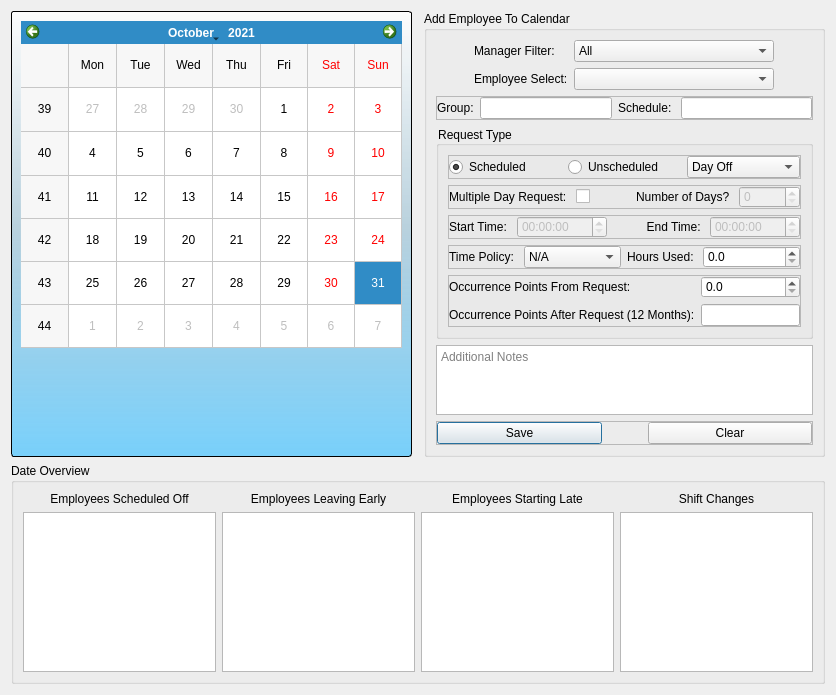
<?xml version="1.0" encoding="UTF-8"?>
<ui version="4.0">
 <class>TimeOffCalendar</class>
 <widget class="QDialog" name="TimeOffCalendar">
  <property name="geometry">
   <rect>
    <x>0</x>
    <y>0</y>
    <width>836</width>
    <height>695</height>
   </rect>
  </property>
  <property name="windowTitle">
   <string>Employee Time Off Calendar</string>
  </property>
  <property name="windowIcon">
   <iconset>
    <normaloff>J:/COLLECTOR RESOURCES/KPI Tracker/cmredb/Meduit_logo.ico</normaloff>J:/COLLECTOR RESOURCES/KPI Tracker/cmredb/Meduit_logo.ico</iconset>
  </property>
  <layout class="QGridLayout" name="gridLayout_2">
   <item row="2" column="0" colspan="3">
    <widget class="QGroupBox" name="groupBox">
     <property name="title">
      <string>Date Overview</string>
     </property>
     <layout class="QGridLayout" name="gridLayout_3">
      <item row="0" column="2">
       <widget class="QLabel" name="label_9">
        <property name="text">
         <string>Employees Leaving Early</string>
        </property>
        <property name="alignment">
         <set>Qt::AlignCenter</set>
        </property>
       </widget>
      </item>
      <item row="1" column="3">
       <widget class="QTableView" name="empStartLateView"/>
      </item>
      <item row="1" column="2">
       <widget class="QTableView" name="empLeaveEarView"/>
      </item>
      <item row="0" column="1">
       <widget class="QLabel" name="label_8">
        <property name="text">
         <string>Employees Scheduled Off</string>
        </property>
        <property name="alignment">
         <set>Qt::AlignCenter</set>
        </property>
       </widget>
      </item>
      <item row="0" column="3">
       <widget class="QLabel" name="label_10">
        <property name="text">
         <string>Employees Starting Late</string>
        </property>
        <property name="alignment">
         <set>Qt::AlignCenter</set>
        </property>
       </widget>
      </item>
      <item row="1" column="4">
       <widget class="QTableView" name="empSftChngView"/>
      </item>
      <item row="0" column="4">
       <widget class="QLabel" name="label_11">
        <property name="text">
         <string>Shift Changes</string>
        </property>
        <property name="alignment">
         <set>Qt::AlignCenter</set>
        </property>
       </widget>
      </item>
      <item row="1" column="1">
       <widget class="QTableView" name="empSchOffView"/>
      </item>
     </layout>
    </widget>
   </item>
   <item row="1" column="0">
    <widget class="QGroupBox" name="groupBox_3">
     <property name="styleSheet">
      <string notr="true">QGroupBox{
	background-color: qlineargradient(spread:pad, x1:0.5, y1:0, x2:0.5, y2:1, stop:0 rgba(255, 255, 255, 209), stop:0.485876 rgba(181, 207, 220, 239), stop:1 rgba(85, 199, 255, 196));
	border: 1px solid black;
	border-radius: 3px;
	margin-top: 1ex;
	padding-top: 0;
	font: 11pt &quot;Corbel&quot;;
	font-weight: bold;
}
QGroupBox::title{
	background-color: rgb(195, 195, 195);
	border: 1px solid black;
	border-radius: 3px;
	padding: 2 10px;
	subcontrol-origin: margin;
	subcontrol-position: top;
	font: 11pt &quot;Corbel&quot;;
	font-weight: bold;
}</string>
     </property>
     <layout class="QGridLayout" name="gridLayout_6">
      <item row="2" column="2">
       <spacer name="horizontalSpacer_5">
        <property name="orientation">
         <enum>Qt::Horizontal</enum>
        </property>
        <property name="sizeHint" stdset="0">
         <size>
          <width>40</width>
          <height>20</height>
         </size>
        </property>
       </spacer>
      </item>
      <item row="2" column="1">
       <widget class="QLabel" name="label_25">
        <property name="minimumSize">
         <size>
          <width>200</width>
          <height>93</height>
         </size>
        </property>
        <property name="maximumSize">
         <size>
          <width>200</width>
          <height>93</height>
         </size>
        </property>
        <property name="styleSheet">
         <string notr="true">image: url(:/logos/Images/Meduit Email.png);</string>
        </property>
        <property name="text">
         <string/>
        </property>
       </widget>
      </item>
      <item row="2" column="0">
       <spacer name="horizontalSpacer_4">
        <property name="orientation">
         <enum>Qt::Horizontal</enum>
        </property>
        <property name="sizeHint" stdset="0">
         <size>
          <width>40</width>
          <height>20</height>
         </size>
        </property>
       </spacer>
      </item>
      <item row="1" column="0" colspan="4">
       <widget class="QCalendarWidget" name="timeOffCalendar">
        <property name="selectedDate">
         <date>
          <year>2021</year>
          <month>10</month>
          <day>31</day>
         </date>
        </property>
        <property name="gridVisible">
         <bool>true</bool>
        </property>
       </widget>
      </item>
     </layout>
    </widget>
   </item>
   <item row="1" column="2">
    <widget class="QGroupBox" name="groupBox_2">
     <property name="title">
      <string>Add Employee To Calendar</string>
     </property>
     <layout class="QGridLayout" name="gridLayout">
      <item row="5" column="0" colspan="4">
       <widget class="QGroupBox" name="groupBox_4">
        <property name="styleSheet">
         <string notr="true">QGroupBox{
	background-color: rgba(255, 255, 255, 0);
}</string>
        </property>
        <property name="title">
         <string>Request Type</string>
        </property>
        <layout class="QGridLayout" name="gridLayout_4">
         <item row="2" column="1">
          <widget class="QFrame" name="frame_2">
           <property name="frameShape">
            <enum>QFrame::StyledPanel</enum>
           </property>
           <property name="frameShadow">
            <enum>QFrame::Raised</enum>
           </property>
           <layout class="QHBoxLayout" name="horizontalLayout_2">
            <property name="leftMargin">
             <number>0</number>
            </property>
            <property name="topMargin">
             <number>0</number>
            </property>
            <property name="rightMargin">
             <number>0</number>
            </property>
            <property name="bottomMargin">
             <number>0</number>
            </property>
            <item>
             <widget class="QLabel" name="label">
              <property name="sizePolicy">
               <sizepolicy hsizetype="Maximum" vsizetype="Preferred">
                <horstretch>0</horstretch>
                <verstretch>0</verstretch>
               </sizepolicy>
              </property>
              <property name="layoutDirection">
               <enum>Qt::LeftToRight</enum>
              </property>
              <property name="text">
               <string>Start Time: </string>
              </property>
             </widget>
            </item>
            <item>
             <widget class="QTimeEdit" name="empStartTime">
              <property name="enabled">
               <bool>false</bool>
              </property>
             </widget>
            </item>
            <item>
             <widget class="QLabel" name="label_2">
              <property name="text">
               <string>End Time: </string>
              </property>
              <property name="alignment">
               <set>Qt::AlignRight|Qt::AlignTrailing|Qt::AlignVCenter</set>
              </property>
             </widget>
            </item>
            <item>
             <widget class="QTimeEdit" name="empEndTime">
              <property name="enabled">
               <bool>false</bool>
              </property>
             </widget>
            </item>
           </layout>
          </widget>
         </item>
         <item row="4" column="1">
          <widget class="QFrame" name="frame_7">
           <property name="frameShape">
            <enum>QFrame::StyledPanel</enum>
           </property>
           <property name="frameShadow">
            <enum>QFrame::Raised</enum>
           </property>
           <layout class="QGridLayout" name="gridLayout_5">
            <property name="leftMargin">
             <number>0</number>
            </property>
            <property name="topMargin">
             <number>0</number>
            </property>
            <property name="rightMargin">
             <number>0</number>
            </property>
            <property name="bottomMargin">
             <number>0</number>
            </property>
            <item row="0" column="0">
             <widget class="QLabel" name="label_12">
              <property name="text">
               <string>Occurrence Points From Request: </string>
              </property>
              <property name="wordWrap">
               <bool>false</bool>
              </property>
             </widget>
            </item>
            <item row="0" column="1">
             <widget class="QDoubleSpinBox" name="occIncurred">
              <property name="decimals">
               <number>1</number>
              </property>
              <property name="singleStep">
               <double>0.500000000000000</double>
              </property>
             </widget>
            </item>
            <item row="1" column="1">
             <widget class="QLineEdit" name="totalOcc"/>
            </item>
            <item row="1" column="0">
             <widget class="QLabel" name="label_14">
              <property name="text">
               <string>Occurrence Points After Request (12 Months):</string>
              </property>
              <property name="wordWrap">
               <bool>false</bool>
              </property>
             </widget>
            </item>
           </layout>
          </widget>
         </item>
         <item row="0" column="1">
          <widget class="QFrame" name="frame">
           <property name="frameShape">
            <enum>QFrame::StyledPanel</enum>
           </property>
           <property name="frameShadow">
            <enum>QFrame::Raised</enum>
           </property>
           <layout class="QHBoxLayout" name="horizontalLayout_3">
            <property name="leftMargin">
             <number>0</number>
            </property>
            <property name="topMargin">
             <number>0</number>
            </property>
            <property name="rightMargin">
             <number>0</number>
            </property>
            <property name="bottomMargin">
             <number>0</number>
            </property>
            <item>
             <widget class="QRadioButton" name="schReq">
              <property name="layoutDirection">
               <enum>Qt::LeftToRight</enum>
              </property>
              <property name="text">
               <string>Scheduled</string>
              </property>
              <property name="checked">
               <bool>true</bool>
              </property>
             </widget>
            </item>
            <item>
             <widget class="QRadioButton" name="unSchReq">
              <property name="text">
               <string>Unscheduled</string>
              </property>
             </widget>
            </item>
            <item>
             <widget class="QComboBox" name="requestType">
              <item>
               <property name="text">
                <string>Day Off</string>
               </property>
              </item>
              <item>
               <property name="text">
                <string>Start Late</string>
               </property>
              </item>
              <item>
               <property name="text">
                <string>Leave Early</string>
               </property>
              </item>
              <item>
               <property name="text">
                <string>Shift Change</string>
               </property>
              </item>
             </widget>
            </item>
           </layout>
          </widget>
         </item>
         <item row="1" column="1">
          <widget class="QFrame" name="frame_3">
           <property name="frameShape">
            <enum>QFrame::StyledPanel</enum>
           </property>
           <property name="frameShadow">
            <enum>QFrame::Raised</enum>
           </property>
           <layout class="QHBoxLayout" name="horizontalLayout">
            <property name="leftMargin">
             <number>0</number>
            </property>
            <property name="topMargin">
             <number>0</number>
            </property>
            <property name="rightMargin">
             <number>0</number>
            </property>
            <property name="bottomMargin">
             <number>0</number>
            </property>
            <item>
             <widget class="QLabel" name="label_13">
              <property name="text">
               <string>Multiple Day Request: </string>
              </property>
             </widget>
            </item>
            <item>
             <widget class="QCheckBox" name="multipleDays">
              <property name="sizePolicy">
               <sizepolicy hsizetype="Maximum" vsizetype="Fixed">
                <horstretch>0</horstretch>
                <verstretch>0</verstretch>
               </sizepolicy>
              </property>
              <property name="layoutDirection">
               <enum>Qt::LeftToRight</enum>
              </property>
              <property name="text">
               <string/>
              </property>
             </widget>
            </item>
            <item>
             <spacer name="horizontalSpacer_3">
              <property name="orientation">
               <enum>Qt::Horizontal</enum>
              </property>
              <property name="sizeType">
               <enum>QSizePolicy::Fixed</enum>
              </property>
              <property name="sizeHint" stdset="0">
               <size>
                <width>40</width>
                <height>20</height>
               </size>
              </property>
             </spacer>
            </item>
            <item>
             <widget class="QLabel" name="label_4">
              <property name="text">
               <string>Number of Days? </string>
              </property>
             </widget>
            </item>
            <item>
             <widget class="QSpinBox" name="daysReq">
              <property name="enabled">
               <bool>false</bool>
              </property>
             </widget>
            </item>
           </layout>
          </widget>
         </item>
         <item row="3" column="1">
          <widget class="QFrame" name="frame_4">
           <property name="frameShape">
            <enum>QFrame::StyledPanel</enum>
           </property>
           <property name="frameShadow">
            <enum>QFrame::Raised</enum>
           </property>
           <layout class="QHBoxLayout" name="horizontalLayout_4">
            <property name="leftMargin">
             <number>0</number>
            </property>
            <property name="topMargin">
             <number>0</number>
            </property>
            <property name="rightMargin">
             <number>0</number>
            </property>
            <property name="bottomMargin">
             <number>0</number>
            </property>
            <item>
             <widget class="QLabel" name="label_5">
              <property name="sizePolicy">
               <sizepolicy hsizetype="Maximum" vsizetype="Preferred">
                <horstretch>0</horstretch>
                <verstretch>0</verstretch>
               </sizepolicy>
              </property>
              <property name="text">
               <string>Time Policy: </string>
              </property>
             </widget>
            </item>
            <item>
             <widget class="QComboBox" name="timePolicy">
              <item>
               <property name="text">
                <string>N/A</string>
               </property>
              </item>
              <item>
               <property name="text">
                <string>Vacation</string>
               </property>
              </item>
              <item>
               <property name="text">
                <string>Sick</string>
               </property>
              </item>
              <item>
               <property name="text">
                <string>FMLA</string>
               </property>
              </item>
             </widget>
            </item>
            <item>
             <widget class="QLabel" name="label_6">
              <property name="sizePolicy">
               <sizepolicy hsizetype="Maximum" vsizetype="Preferred">
                <horstretch>0</horstretch>
                <verstretch>0</verstretch>
               </sizepolicy>
              </property>
              <property name="text">
               <string>Hours Used: </string>
              </property>
             </widget>
            </item>
            <item>
             <widget class="QDoubleSpinBox" name="policyHours">
              <property name="decimals">
               <number>1</number>
              </property>
              <property name="singleStep">
               <double>0.500000000000000</double>
              </property>
             </widget>
            </item>
           </layout>
          </widget>
         </item>
        </layout>
       </widget>
      </item>
      <item row="0" column="1">
       <widget class="QLabel" name="label_21">
        <property name="sizePolicy">
         <sizepolicy hsizetype="Maximum" vsizetype="Preferred">
          <horstretch>0</horstretch>
          <verstretch>0</verstretch>
         </sizepolicy>
        </property>
        <property name="text">
         <string>Manager Filter:</string>
        </property>
       </widget>
      </item>
      <item row="1" column="2">
       <widget class="QComboBox" name="employeeSelect">
        <property name="minimumSize">
         <size>
          <width>200</width>
          <height>0</height>
         </size>
        </property>
        <property name="styleSheet">
         <string notr="true">QFrame{
	background-color: qlineargradient(spread:pad, x1:0.5, y1:0, x2:0.5, y2:1, stop:0 rgba(255, 255, 255, 209), stop:0.485876 rgba(181, 207, 220, 239), stop:1 rgba(85, 199, 255, 196));
}</string>
        </property>
       </widget>
      </item>
      <item row="1" column="1">
       <widget class="QLabel" name="label_20">
        <property name="sizePolicy">
         <sizepolicy hsizetype="Maximum" vsizetype="Preferred">
          <horstretch>0</horstretch>
          <verstretch>0</verstretch>
         </sizepolicy>
        </property>
        <property name="text">
         <string>Employee Select:</string>
        </property>
       </widget>
      </item>
      <item row="0" column="2">
       <widget class="QComboBox" name="managerCombo">
        <property name="minimumSize">
         <size>
          <width>200</width>
          <height>0</height>
         </size>
        </property>
        <property name="styleSheet">
         <string notr="true">QFrame{
	background-color: qlineargradient(spread:pad, x1:0.5, y1:0, x2:0.5, y2:1, stop:0 rgba(255, 255, 255, 209), stop:0.485876 rgba(181, 207, 220, 239), stop:1 rgba(85, 199, 255, 196));
}</string>
        </property>
        <item>
         <property name="text">
          <string>All</string>
         </property>
        </item>
       </widget>
      </item>
      <item row="6" column="0" colspan="4">
       <widget class="QPlainTextEdit" name="addNotes">
        <property name="maximumSize">
         <size>
          <width>16777215</width>
          <height>71</height>
         </size>
        </property>
        <property name="placeholderText">
         <string>Additional Notes</string>
        </property>
       </widget>
      </item>
      <item row="0" column="0" rowspan="2">
       <spacer name="horizontalSpacer">
        <property name="orientation">
         <enum>Qt::Horizontal</enum>
        </property>
        <property name="sizeHint" stdset="0">
         <size>
          <width>40</width>
          <height>20</height>
         </size>
        </property>
       </spacer>
      </item>
      <item row="2" column="0" colspan="4">
       <widget class="QFrame" name="frame_5">
        <property name="sizePolicy">
         <sizepolicy hsizetype="Preferred" vsizetype="Maximum">
          <horstretch>0</horstretch>
          <verstretch>0</verstretch>
         </sizepolicy>
        </property>
        <property name="frameShape">
         <enum>QFrame::StyledPanel</enum>
        </property>
        <property name="frameShadow">
         <enum>QFrame::Raised</enum>
        </property>
        <layout class="QHBoxLayout" name="horizontalLayout_5">
         <property name="leftMargin">
          <number>0</number>
         </property>
         <property name="topMargin">
          <number>0</number>
         </property>
         <property name="rightMargin">
          <number>0</number>
         </property>
         <property name="bottomMargin">
          <number>0</number>
         </property>
         <item>
          <widget class="QLabel" name="label_3">
           <property name="text">
            <string>Group:</string>
           </property>
          </widget>
         </item>
         <item>
          <widget class="QLineEdit" name="agentGroup">
           <property name="readOnly">
            <bool>true</bool>
           </property>
          </widget>
         </item>
         <item>
          <widget class="QLabel" name="label_7">
           <property name="text">
            <string>Schedule: </string>
           </property>
          </widget>
         </item>
         <item>
          <widget class="QLineEdit" name="agentSchedule">
           <property name="readOnly">
            <bool>true</bool>
           </property>
          </widget>
         </item>
        </layout>
       </widget>
      </item>
      <item row="0" column="3" rowspan="2">
       <spacer name="horizontalSpacer_2">
        <property name="orientation">
         <enum>Qt::Horizontal</enum>
        </property>
        <property name="sizeHint" stdset="0">
         <size>
          <width>40</width>
          <height>20</height>
         </size>
        </property>
       </spacer>
      </item>
      <item row="7" column="0" colspan="4">
       <widget class="QFrame" name="frame_6">
        <property name="frameShape">
         <enum>QFrame::StyledPanel</enum>
        </property>
        <property name="frameShadow">
         <enum>QFrame::Raised</enum>
        </property>
        <layout class="QHBoxLayout" name="horizontalLayout_6">
         <property name="leftMargin">
          <number>0</number>
         </property>
         <property name="topMargin">
          <number>0</number>
         </property>
         <property name="rightMargin">
          <number>0</number>
         </property>
         <property name="bottomMargin">
          <number>0</number>
         </property>
         <item>
          <widget class="QPushButton" name="saveButton">
           <property name="text">
            <string>Save</string>
           </property>
          </widget>
         </item>
         <item>
          <spacer name="horizontalSpacer_6">
           <property name="orientation">
            <enum>Qt::Horizontal</enum>
           </property>
           <property name="sizeType">
            <enum>QSizePolicy::Minimum</enum>
           </property>
           <property name="sizeHint" stdset="0">
            <size>
             <width>40</width>
             <height>20</height>
            </size>
           </property>
          </spacer>
         </item>
         <item>
          <widget class="QPushButton" name="clearButton">
           <property name="text">
            <string>Clear</string>
           </property>
          </widget>
         </item>
        </layout>
       </widget>
      </item>
     </layout>
    </widget>
   </item>
  </layout>
 </widget>
 <resources>
  <include location="../main_images.qrc"/>
 </resources>
 <connections/>
</ui>
